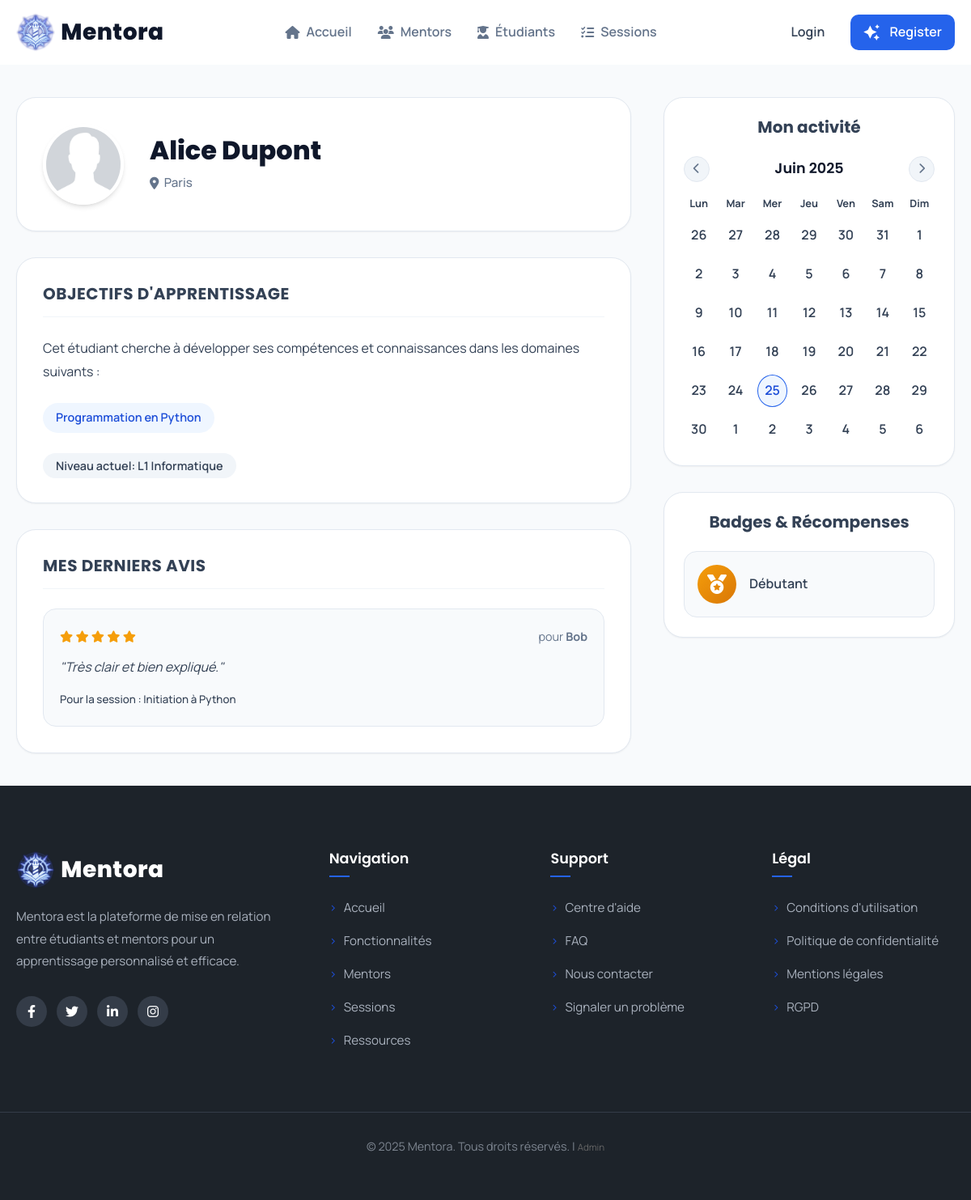
The app's page /student_profile.php?id=1 with its own data.
### tables this page shows
CREATE TABLE Etudiant (
    idEtudiant INT AUTO_INCREMENT PRIMARY KEY,
    niveau VARCHAR(50) DEFAULT 'Non spécifié',
    sujetRecherche VARCHAR(255) DEFAULT 'Besoin d\'aide générale',
    idUtilisateur INT NOT NULL UNIQUE,
    FOREIGN KEY (idUtilisateur) REFERENCES Utilisateur(idUtilisateur)
        ON DELETE CASCADE ON UPDATE CASCADE
);

CREATE TABLE Utilisateur (
    idUtilisateur INT AUTO_INCREMENT PRIMARY KEY,
    nomUtilisateur VARCHAR(50) NOT NULL,
    prenomUtilisateur VARCHAR(50) NOT NULL,
    emailUtilisateur VARCHAR(200) NOT NULL UNIQUE,
    motDePasse VARCHAR(255) NOT NULL,
    role ENUM('etudiant', 'mentor') NOT NULL,
    ville VARCHAR(100),
    photoUrl VARCHAR(255) DEFAULT 'default_avatar.png',
    verified BOOLEAN NOT NULL DEFAULT FALSE,
    INDEX idx_email (emailUtilisateur)
);

CREATE TABLE Participation (
    idParticipation INT AUTO_INCREMENT PRIMARY KEY,
    idEtudiant INT NOT NULL,
    idSession INT NOT NULL,
    notation INT CHECK (notation BETWEEN 1 AND 5),
    commentaire TEXT,
    FOREIGN KEY (idEtudiant) REFERENCES Etudiant(idEtudiant)
        ON DELETE CASCADE ON UPDATE CASCADE,
    FOREIGN KEY (idSession) REFERENCES Session(idSession)
        ON DELETE CASCADE ON UPDATE CASCADE
);

CREATE TABLE Session (
    idSession INT AUTO_INCREMENT PRIMARY KEY,
    titreSession VARCHAR(150) NOT NULL,
    descriptionSession TEXT,
    sujet VARCHAR(100),
    dateSession DATE NOT NULL,
    heureSession TIME NOT NULL,
    statutSession ENUM('en_attente', 'validee', 'annulee', 'terminee', 'disponible') NOT NULL,
    lienReunion VARCHAR(255),
    typeSession ENUM('en_ligne', 'presentiel') DEFAULT 'en_ligne',
    tarifSession DECIMAL(10, 2) DEFAULT 0.00,
    duree_minutes INT,
    niveau VARCHAR(50),
    idEtudiantDemandeur INT,
    idMentorAnimateur INT,
    FOREIGN KEY (idEtudiantDemandeur) REFERENCES Etudiant(idEtudiant) ON DELETE SET NULL,
    FOREIGN KEY (idMentorAnimateur) REFERENCES Mentor(idMentor) ON DELETE SET NULL,
    INDEX idx_mentor_date (idMentorAnimateur, dateSession)
);

CREATE TABLE Badge (
    idBadge INT AUTO_INCREMENT PRIMARY KEY,
    nomBadge VARCHAR(100) NOT NULL,
    descriptionBadge TEXT NOT NULL
);

### config/helpers.php (called while the page is built, shortened)
<?php
function get_profile_image_path($photoUrl) {
    $default_web_path = '../assets/images/default_avatar.png';
    return $default_web_path;
}
?>

### public/student_profile.php (the view, shortened to what this page needs)
<?php
require '../config/config.php';
require '../config/helpers.php';
$studentId = (int)$_GET['id'];
$stmt = $pdo->prepare("
    SELECT u.idUtilisateur, u.prenomUtilisateur, u.nomUtilisateur, u.ville, u.photoUrl, e.idEtudiant, e.niveau, e.sujetRecherche
    FROM Etudiant e
    JOIN Utilisateur u ON e.idUtilisateur = u.idUtilisateur
    WHERE e.idEtudiant = :student_id");
$stmt->execute([':student_id' => $studentId]);
$student = $stmt->fetch(PDO::FETCH_ASSOC);
$stmtCalendarSessions = $pdo->prepare("
    SELECT s.titreSession, s.dateSession, s.idSession
    FROM Participation p
    JOIN Session s ON p.idSession = s.idSession
    WHERE p.idEtudiant = :student_id AND s.statutSession IN ('validee', 'terminee')
    ORDER BY s.dateSession, s.heureSession
");
$stmtCalendarSessions->execute([':student_id' => $studentId]);
$calendar_sessions_raw = $stmtCalendarSessions->fetchAll(PDO::FETCH_ASSOC);
$sessions_for_calendar = [];
foreach ($calendar_sessions_raw as $session) {
    $sessions_for_calendar[$session['dateSession']][] = [
        'title' => $session['titreSession'],
        'id' => $session['idSession']
    ];
}
$stmtBadges = $pdo->prepare("
    SELECT b.nomBadge, b.descriptionBadge FROM Attribution a
    JOIN Badge b ON a.idBadge = b.idBadge
    WHERE a.idUtilisateur = :user_id
    ORDER BY a.dateAttribution DESC LIMIT 6
");
$stmtBadges->execute([':user_id' => $student['idUtilisateur']]);
$badges = $stmtBadges->fetchAll(PDO::FETCH_ASSOC);
$stmtMyReviews = $pdo->prepare("
    SELECT p.notation, p.commentaire, s.titreSession, u_mentor.prenomUtilisateur AS mentor_prenom
    FROM Participation p
    JOIN Session s ON p.idSession = s.idSession
    JOIN Mentor m ON s.idMentorAnimateur = m.idMentor
    JOIN Utilisateur u_mentor ON m.idUtilisateur = u_mentor.idUtilisateur
    WHERE p.idEtudiant = :student_id AND p.commentaire IS NOT NULL AND p.commentaire != ''
    ORDER BY s.dateSession DESC
    LIMIT 4
");
$stmtMyReviews->execute([':student_id' => $studentId]);
$my_reviews = $stmtMyReviews->fetchAll(PDO::FETCH_ASSOC);
require_once '../includes/header.php';
?>
<link rel="stylesheet" href="../assets/css/profile.css?v=<?php echo time(); ?>">
<main class="profile-page-main">
    <div class="container">
       <div class="profile-container">
            <div class="profile-main-content">
                <div class="profile-header-card">
                    <img src="<?= get_profile_image_path($student['photoUrl']) ?>" alt="Photo de <?= htmlspecialchars($student['prenomUtilisateur']) ?>" class="profile-header-avatar">
                    <div class="profile-header-info">
                        <h1><?= htmlspecialchars($student['prenomUtilisateur'] . ' ' . $student['nomUtilisateur']) ?></h1>
                        <div class="profile-header-meta">
                             <?php if (!empty($student['ville'])): ?>
                                <div class="location"><i class="fas fa-map-marker-alt"></i> <?= htmlspecialchars($student['ville']) ?></div>
                            <?php endif; ?>
                        </div>
                    </div>
                </div>
                <div class="content-card">
                    <h2>Objectifs d'apprentissage</h2>
                    <p>Cet étudiant cherche à développer ses compétences et connaissances dans les domaines suivants :</p>
                    <div class="tags-list">
                        <?php foreach (explode(',', $student['sujetRecherche']) as $sujet): ?>
                            <span class="tag"><?= htmlspecialchars(trim($sujet)) ?></span>
                        <?php endforeach; ?>
                    </div>
                    <br>
                    <span class="tag" style="background-color: var(--slate-100); color: var(--slate-600);">Niveau actuel: <?= htmlspecialchars($student['niveau']) ?></span>
                </div>
                <?php if (!empty($my_reviews)): ?>
                <div class="content-card">
                    <h2>Mes derniers avis</h2>
                    <div class="reviews-list">
                        <?php foreach($my_reviews as $review): ?>
                        <div class="review-card">
                             <div class="review-header">
                                <div class="review-rating">
                                    <?php for($i = 1; $i <= 5; $i++): ?>
                                        <i class="fas fa-star <?= ($i <= $review['notation']) ? 'filled' : '' ?>"></i>
                                    <?php endfor; ?>
                                </div>
                                <span class="review-author">pour <strong><?= htmlspecialchars($review['mentor_prenom']) ?></strong></span>
                            </div>
                            <div class="review-body">
                                <p>"<?= htmlspecialchars($review['commentaire']) ?>"</p>
                                <small>Pour la session : <?= htmlspecialchars($review['titreSession']) ?></small>
                            </div>
                        </div>
                        <?php endforeach; ?>
                    </div>
                </div>
                <?php endif; ?>
            </div>
            <aside class="profile-sidebar">
                <?php if (!empty($sessions_for_calendar)): ?>
                <div class="sidebar-card" id="student-calendar-widget">
                    <h2>Mon activité</h2>
                    <div id="student-calendar">
                        <div class="calendar-header">
                            <button id="prev-month-btn" aria-label="Mois précédent"><i class="fas fa-chevron-left"></i></button>
                            <h3 id="month-year-header"></h3>
                            <button id="next-month-btn" aria-label="Mois suivant"><i class="fas fa-chevron-right"></i></button>
                        </div>
                        <div class="calendar-grid">
                           <div class="day-name">Lun</div> <div class="day-name">Mar</div> <div class="day-name">Mer</div> <div class="day-name">Jeu</div> <div class="day-name">Ven</div> <div class="day-name">Sam</div> <div class="day-name">Dim</div>
                        </div>
                        <div class="calendar-grid" id="calendar-days-grid"></div>
                    </div>
                </div>
                <?php endif; ?>
                <?php if (!empty($badges)): ?>
                <div class="sidebar-card">
                    <h2>Badges & Récompenses</h2>
                    <div class="badges-list-sidebar">
                        <?php foreach ($badges as $badge): ?>
                            <div class="badge-item" data-tooltip="<?= htmlspecialchars($badge['descriptionBadge']) ?>">
                                <div class="badge-icon"><i class="fas fa-medal"></i></div>
                                <div class="badge-info"><span><?= htmlspecialchars($badge['nomBadge']) ?></span></div>
                            </div>
                        <?php endforeach; ?>
                    </div>
                </div>
                <?php endif; ?>
            </aside>
        </div>
    </div>
</main>
<?php require_once '../includes/footer.php'; ?>

### assets/css/index.css (style rules this page uses)
:root { --primary-blue: #2563eb; --primary-blue-dark: #1d4ed8; --accent-yellow: #f59e0b; --accent-yellow-dark: #d97706; --slate-900: #0f172a; --slate-700: #334155; --slate-500: #64748b; --slate-200: #e2e8f0; --slate-100: #f1f5f9; --slate-50: #f8fafc; --white: #ffffff; --success: #10b981; --success-light: #ecfdf5; --danger: #ef4444; --shadow-sm: 0 1px 2px 0 rgb(0 0 0 / 0.05); --shadow-md: 0 4px 6px -1px rgb(0 0 0 / 0.1), 0 2px 4px -2px rgb(0 0 0 / 0.1); --shadow-lg: 0 10px 15px -3px rgb(0 0 0 / 0.1), 0 4px 6px -4px rgb(0 0 0 / 0.1); --shadow-xl: 0 20px 25px -5px rgb(0 0 0 / 0.1), 0 8px 10px -6px rgb(0 0 0 / 0.1); --border-radius-sm: 8px; --border-radius-md: 16px; --border-radius-lg: 24px; --transition: all 0.3s cubic-bezier(0.4, 0, 0.2, 1); --space-xs: 0.5rem; --space-sm: 1rem; --space-md: 1.5rem; --space-lg: 2rem; --space-xl: 3rem; --space-2xl: 4rem; --container-width: 1240px; --container-padding: 1.25rem; }
* { margin: 0; padding: 0; box-sizing: border-box; }
html { scroll-behavior: smooth; font-size: 16px; }
body { font-family: 'Manrope', sans-serif; background-color: var(--white); color: var(--slate-700); line-height: 1.7; -webkit-font-smoothing: antialiased; -moz-osx-font-smoothing: grayscale; overflow-x: hidden; }
h1, h2, h3, h4, h5, h6 { font-family: 'Poppins', sans-serif; color: var(--slate-900); font-weight: 700; line-height: 1.2; margin-bottom: 1rem; }
p { margin-bottom: 1.5rem; }
img { max-width: 100%; height: auto; display: block; }
main { flex: 1 0 auto; }
.container { width: 100%; max-width: var(--container-width); margin: 0 auto; padding: 0 var(--container-padding); }

### records on screen
etudiant: idUtilisateur.photoUrl (placeholder picture), idUtilisateur.nomUtilisateur "Alice Dupont", idUtilisateur.ville "Paris", sujetRecherche "Programmation en Python", niveau "L1 Informatique"
participation: notation 5 (drawn), utilisateur.prenomUtilisateur "Bob", commentaire "Très clair et bien expliqué.", idSession.titreSession "Initiation à Python"
badge: nomBadge "Débutant"
